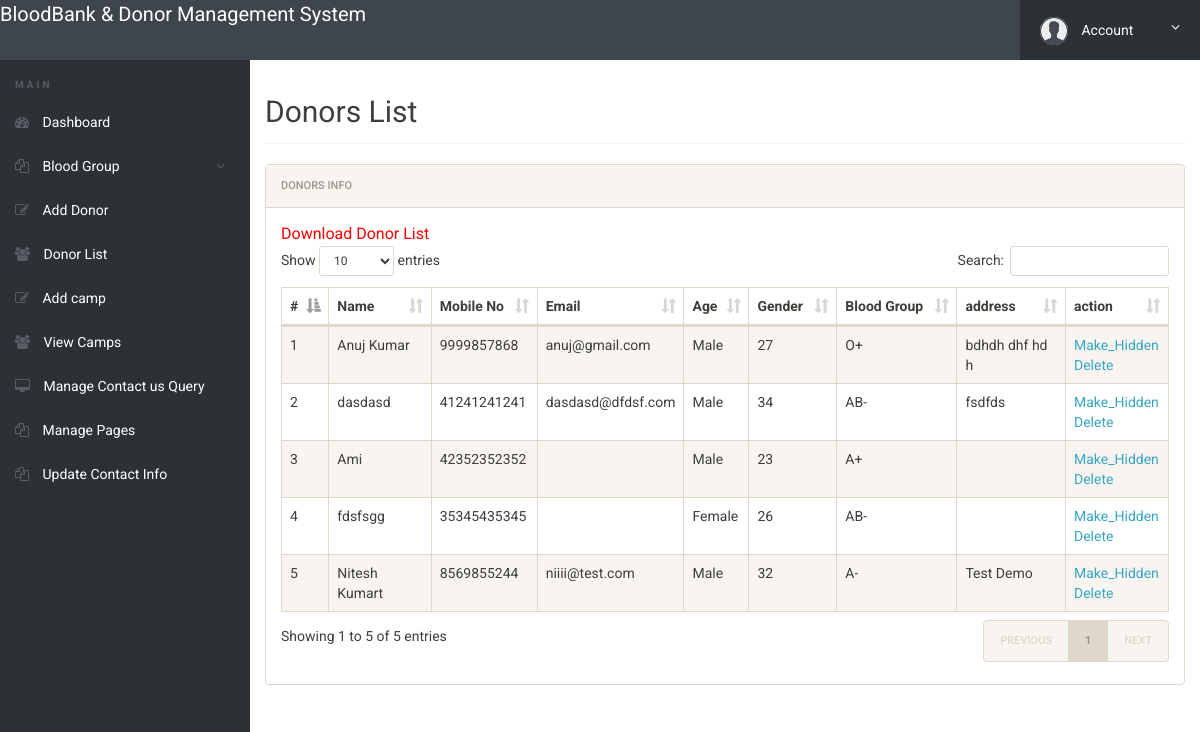
/admin/donor-list.php (signed in), run on the app's committed database.
### tables this page shows
CREATE TABLE `tblblooddonars` (
  `id` int(11) NOT NULL,
  `FullName` varchar(100) DEFAULT NULL,
  `MobileNumber` char(11) DEFAULT NULL,
  `EmailId` varchar(100) DEFAULT NULL,
  `Gender` varchar(20) DEFAULT NULL,
  `Age` int(11) DEFAULT NULL,
  `BloodGroup` varchar(20) DEFAULT NULL,
  `Address` varchar(255) DEFAULT NULL,
  `Message` mediumtext DEFAULT NULL,
  `PostingDate` timestamp NOT NULL DEFAULT current_timestamp(),
  `status` int(1) DEFAULT NULL
);

### admin/donor-list.php (the view, shortened to what this page needs)
<?php
include('includes/config.php');
if(strlen($_SESSION['alogin'])==0)
	{
header('location:index.php');
}
else{
 ?>
<!doctype html>
<html lang="en" class="no-js">
<head>
	<link rel="stylesheet" href="css/font-awesome.min.css">
	<link rel="stylesheet" href="css/bootstrap.min.css">
	<link rel="stylesheet" href="css/dataTables.bootstrap.min.css">
	<link rel="stylesheet" href="css/bootstrap-social.css">
	<link rel="stylesheet" href="css/bootstrap-select.css">
	<link rel="stylesheet" href="css/fileinput.min.css">
	<link rel="stylesheet" href="css/awesome-bootstrap-checkbox.css">
	<link rel="stylesheet" href="css/style.css">
</head>
<body>
	<?php include('includes/header.php');?>
	<div class="ts-main-content">
		<?php include('includes/leftbar.php');?>
		<div class="content-wrapper">
			<div class="container-fluid">
				<div class="row">
					<div class="col-md-12">
						<h2 class="page-title">Donors List</h2>
						<div class="panel panel-default">
							<div class="panel-heading">Donors Info</div>
							<div class="panel-body">
				<a href="download-records.php" style="color:red; font-size:16px;">Download Donor List</a>
								<table id="zctb" class="display table table-striped table-bordered table-hover" cellspacing="0" width="100%">
									<thead>
										<tr>
										<th>#</th>
											<th>Name</th>
											<th>Mobile No</th>
											<th>Email</th>
											<th>Age</th>
											<th>Gender</th>
											<th>Blood Group</th>
											<th>address</th>
											<th>action </th>
										</tr>
									</thead>
									<tbody>
<?php $sql = "SELECT * from  tblblooddonars ";
$query = $dbh -> prepare($sql);
$query->execute();
$results=$query->fetchAll(PDO::FETCH_OBJ);
$cnt=1;
if($query->rowCount() > 0)
{
foreach($results as $result)
{				?>
										<tr>
											<td><?php echo htmlentities($cnt);?></td>
											<td><?php echo htmlentities($result->FullName);?></td>
											<td><?php echo htmlentities($result->MobileNumber);?></td>
											<td><?php echo htmlentities($result->EmailId);?></td>
											<td><?php echo htmlentities($result->Gender);?></td>
											<td><?php echo htmlentities($result->Age);?></td>
											<td><?php echo htmlentities($result->BloodGroup);?></td>
											<td><?php echo htmlentities($result->Address);?></td>
										<td>
<?php if($result->status==1)
{?>
<a href="donor-list.php?hidden=<?php echo htmlentities($result->id);?>" onclick="return confirm('Do you really want to hiidden this detail')"> Make_Hidden</a> <br>
<?php } else {?>
<a href="donor-list.php?public=<?php echo htmlentities($result->id);?>" onclick="return confirm('Do you really want to Public this detail')"> Make_Public</a> <br>
<?php } ?>
<a href="donor-list.php?del=<?php echo htmlentities($result->id);?>" onclick="return confirm('Do you really want to delete this record')"> Delete</a>
</td>
										</tr>
										<?php $cnt=$cnt+1; }} ?>
									</tbody>
								</table>
							</div>
						</div>
					</div>
				</div>
			</div>
		</div>
	</div>
</body>
</html>
<?php } ?>

### admin/css/style.css (style rules this page uses)
html { font-size: 14px; }
@media only screen and (min-width: 480px) { html { font-size: 17px; } }
@media only screen and (min-width: 768px) { html { font-size: 14px; } }
body { font-size: 1em; }
a { color: #37a6c4; }
.panel { overflow: hidden; }
.page-title { padding-bottom: 15px; margin-bottom: 20px; border-bottom: 1px solid #f0f0f0; }
.ts-main-content .content-wrapper { padding-top: 15px; margin-top: 60px; }
@media only screen and (min-width: 992px) { .ts-main-content .content-wrapper { margin-left: 250px; } }

### data on the page
tblblooddonars: FullName "Anuj Kumar", MobileNumber "9999857868", EmailId "anuj@gmail.com", Gender "Male", Age "27", BloodGroup "O+", Address "bdhdh dhf hd h"
tblblooddonars: FullName "dasdasd", MobileNumber "41241241241", EmailId "dasdasd@dfdsf.com", Gender "Male", Age "34", BloodGroup "AB-", Address "fsdfds"
tblblooddonars: FullName "Ami", MobileNumber "42352352352", Gender "Male", Age "23", BloodGroup "A+"
tblblooddonars: FullName "fdsfsgg", MobileNumber "35345435345", Gender "Female", Age "26", BloodGroup "AB-"
tblblooddonars: FullName "Nitesh Kumart", MobileNumber "8569855244", EmailId "niiii@test.com", Gender "Male", Age "32", BloodGroup "A-", Address "Test Demo"
